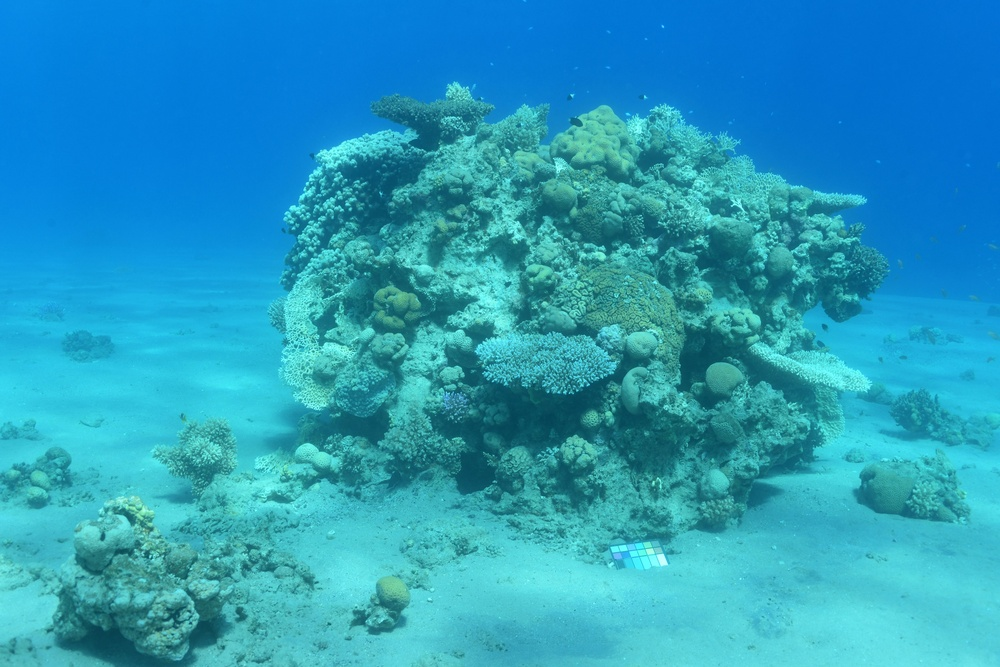
#> input picture your_underwater_image.jpeg, 1000 x 667 px, shrunk from 6192 x 4128 before the run
$ python nlm_denoise.py
#> lines starting #> are read from the running program, lines starting #| are printed output that depends on the picture
#> in denoise_image, img is the input picture: shape (667, 1000, 3); mean B, G, R 189.8, 156.4, 39
import cv2
import numpy as np
import time

def enhance_underwater_image(img):
    lab = cv2.cvtColor(img, cv2.COLOR_BGR2LAB)
#> lab: shape (667, 1000, 3); mean of channels 0, 1, 2 153, 109.9, 102
    l, a, b = cv2.split(lab)
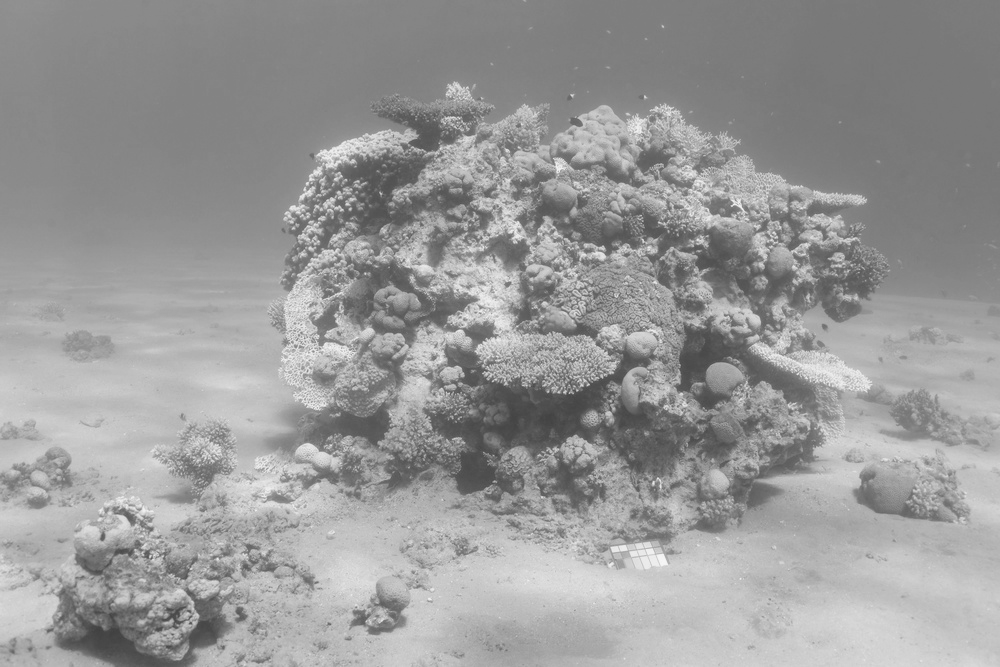
#> l: shape (667, 1000); min 63, max 246, mean 153
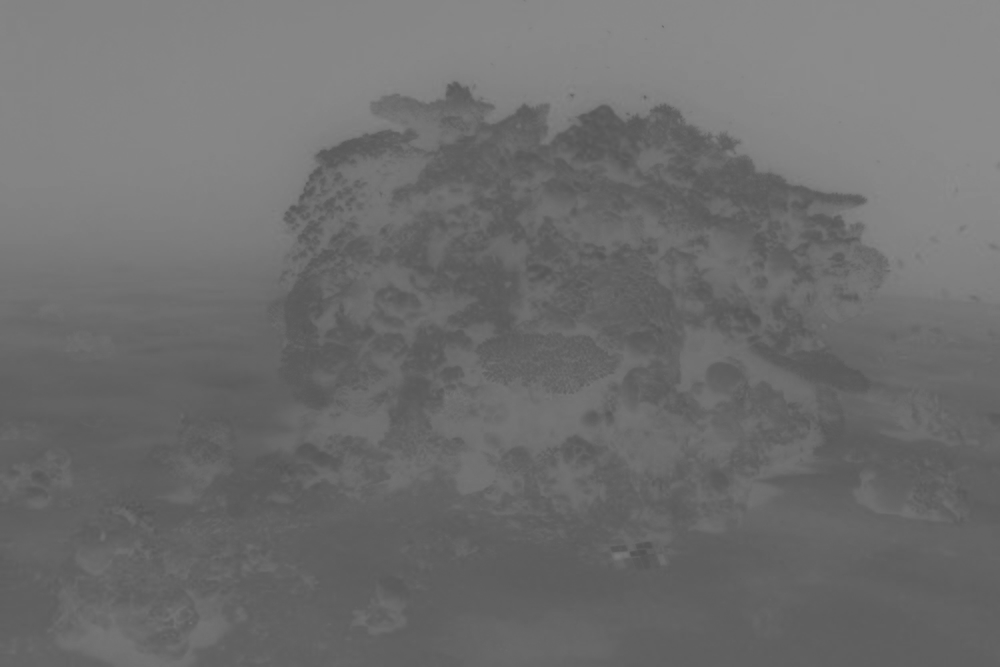
#> a: shape (667, 1000); min 81, max 141, mean 109.9
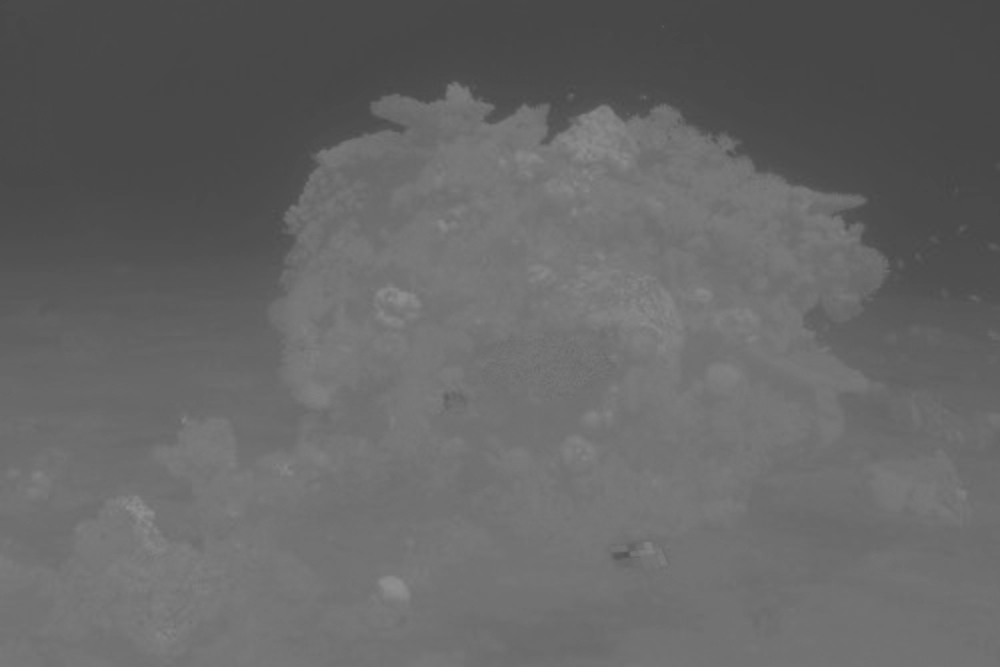
#> b: shape (667, 1000); min 69, max 143, mean 102

    clahe = cv2.createCLAHE(clipLimit=2.0, tileGridSize=(8, 8))
    cl = clahe.apply(l)
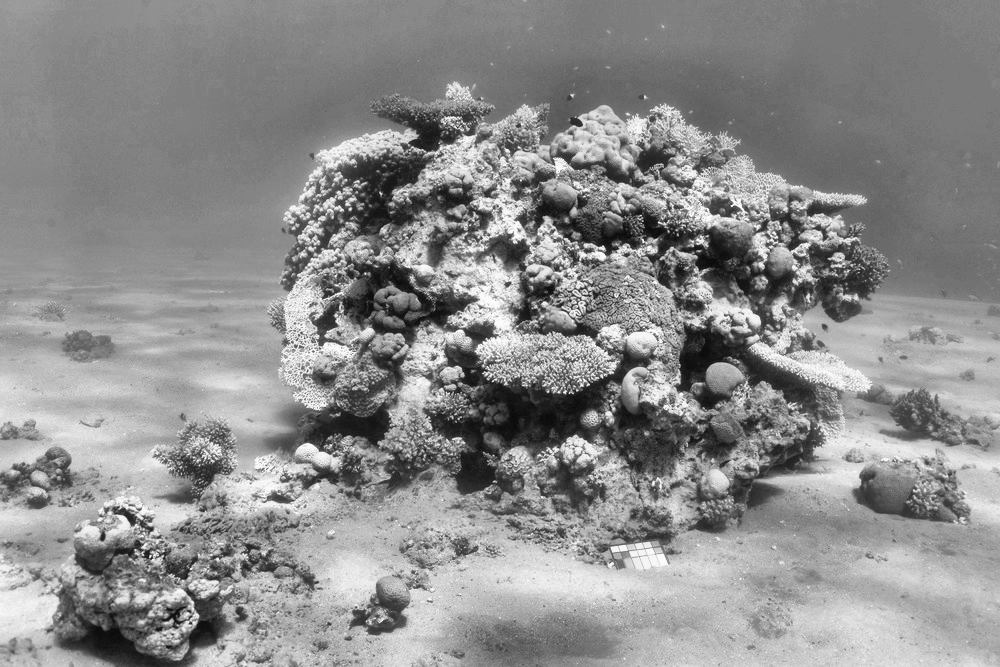
#> cl: shape (667, 1000); min 10, max 254, mean 140.8

    limg = cv2.merge((cl, a, b))
#> limg: shape (667, 1000, 3); mean of channels 0, 1, 2 140.8, 109.9, 102
    enhanced_img = cv2.cvtColor(limg, cv2.COLOR_LAB2BGR)
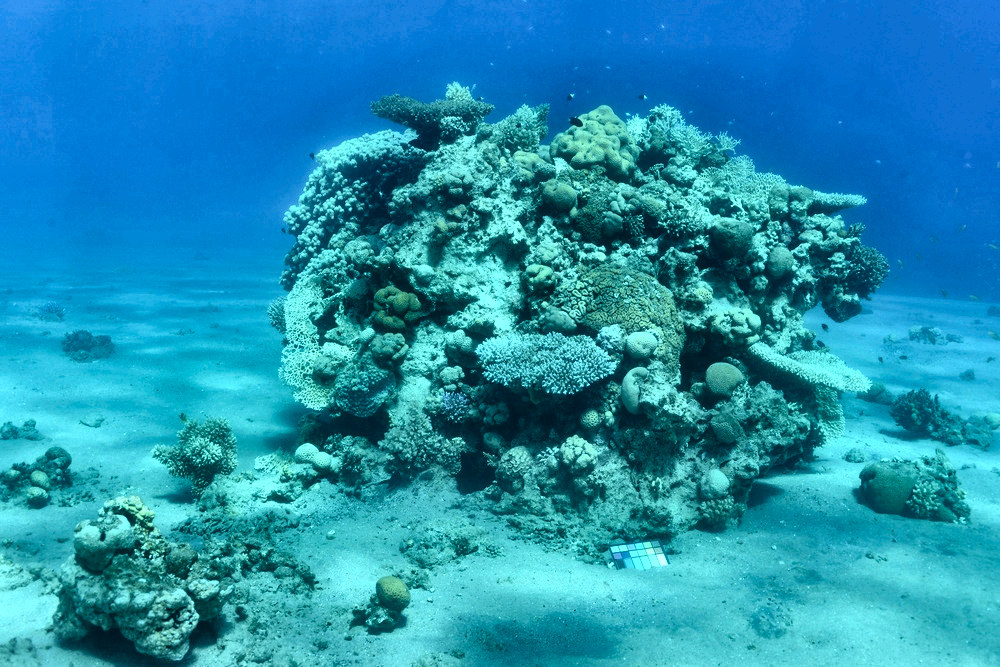
#> enhanced_img: shape (667, 1000, 3); mean B, G, R 177.7, 144.8, 30.9
    return enhanced_img

def denoise_image(image_path, output_path):
    print(f"📂 Loading image: {image_path}")
    img = cv2.imread(image_path)
    if img is None:
        print("❌ Error: Image not found or unreadable.")
        return

    enhanced = enhance_underwater_image(img)
    print("📈 Starting denoising...")

    start_time = time.time()
    denoised = cv2.fastNlMeansDenoisingColored(
        enhanced, None, h=10, hColor=10, templateWindowSize=7, searchWindowSize=21
    )
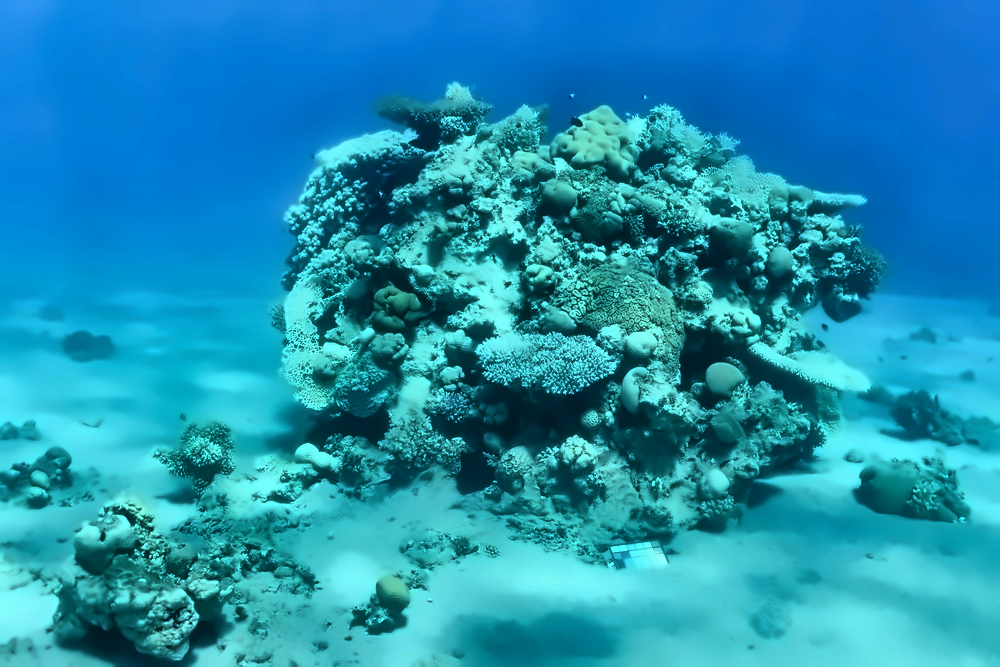
#> denoised: shape (667, 1000, 3); mean B, G, R 177.9, 144.7, 29.6
    end_time = time.time()

    elapsed_time = end_time - start_time
    print(f"✅ Denoising complete. Time taken: {elapsed_time:.3f} seconds")

    cv2.imwrite(output_path, denoised)
    print(f"🖼️ Denoised image saved to: {output_path}")

    # Optional: Show the output image
    cv2.imshow("Denoised Output", denoised)
    cv2.waitKey(0)
    cv2.destroyAllWindows()

# 🔄 Replace with your actual noisy image filename
denoise_image("your_underwater_image.jpeg", "denoised_output.jpeg")
